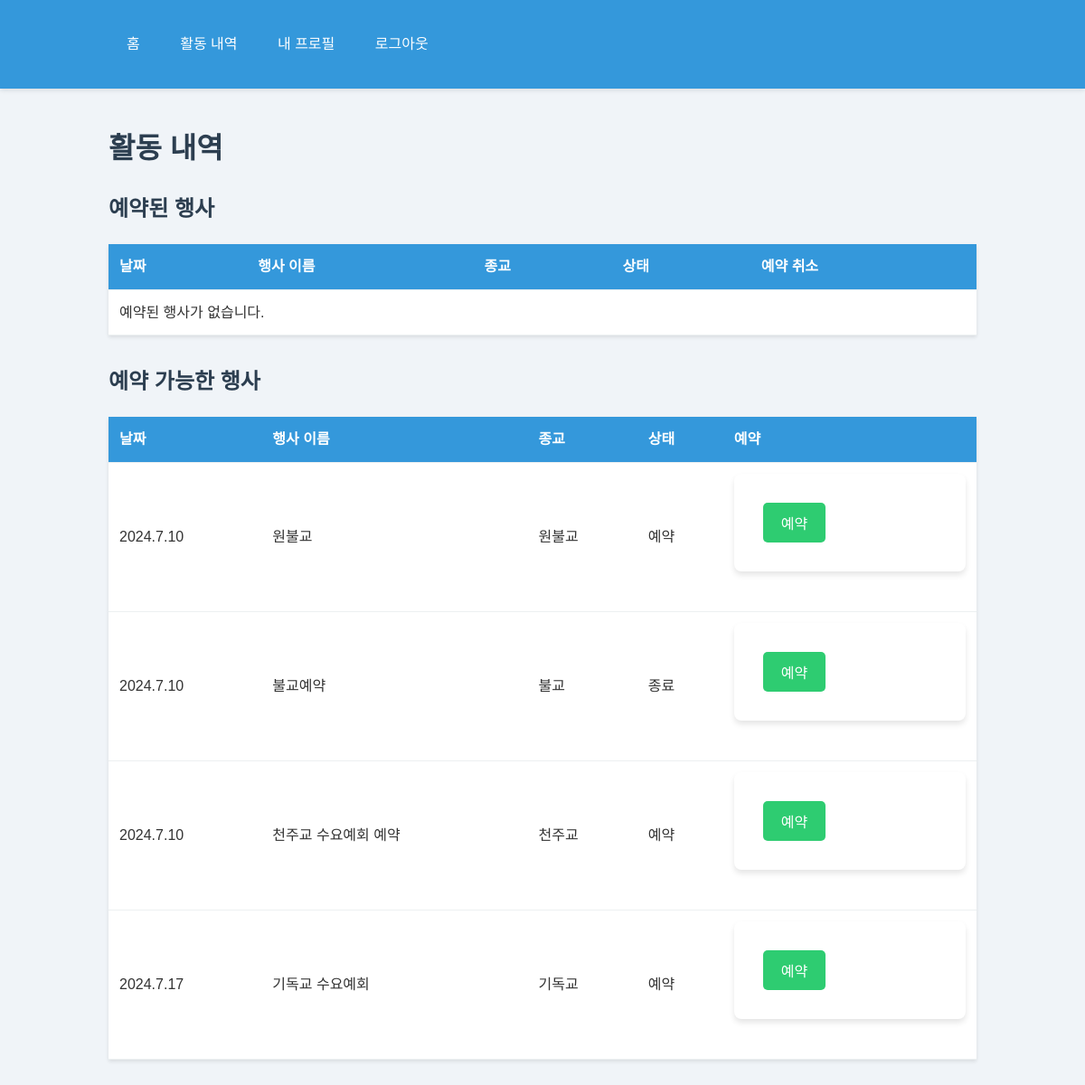
/student-activities/ (signed in), run on the app's committed database.
### main/models.py (models this page shows)
class ReligiousEvent(models.Model):
    RELIGION_CHOICES = [
        ('원불교', '원불교'),
        ('천주교', '천주교'),
        ('기독교', '기독교'),
        ('불교', '불교'),
    ]
    STATUS_CHOICES = [
        ('예약', '예약'),
        ('종료', '종료'),
        ('취소', '취소'),
    ]
    event_id = models.CharField(max_length=20, primary_key=True)
    date = models.CharField(max_length=10)
    religion = models.CharField(max_length=20, choices=RELIGION_CHOICES)
    status = models.CharField(max_length=10, choices=STATUS_CHOICES, default='예약')
    reserved_count = models.IntegerField(null=True, blank=True)
    attended_count = models.IntegerField(null=True, blank=True)
    note = models.CharField(max_length=200, blank=True)
    name = models.CharField(max_length=100, default='')

### main/views.py (the view)
# urls.py: path('student-activities/', views.student_activities, name='student_activities'),
@student_login_required
def student_activities(request):
    student = Student.objects.get(student_id=request.session['student_id'])
    events = ReligiousEvent.objects.all()
    reserved_events = ReligiousEvent.objects.filter(eventattendance__student=student, eventattendance__reservation='예약')
    return render(request, 'student_activities.html', {
        'events': events,
        'reserved_events': reserved_events
    })

### main/views.py (called while the page is built)
def student_login_required(view_func):
    @wraps(view_func)
    def wrapper(request, *args, **kwargs):
        if 'student_id' not in request.session:
            messages.error(request, '로그인이 필요합니다.')
            return redirect('student_login')
        return view_func(request, *args, **kwargs)
    return wrapper

### templates/student_activities.html (shortened to what this page needs)
{% extends 'base.html' %}
{% block content %}
    <h1>활동 내역</h1>
    <h2>예약된 행사</h2>
    <table>
        <thead>
            <tr>
                <th>날짜</th>
                <th>행사 이름</th>
                <th>종교</th>
                <th>상태</th>
                <th>예약 취소</th>
            </tr>
        </thead>
        <tbody>
            {% for event in reserved_events %}
                <tr>
                    <td>{{ event.date }}</td>
                    <td>{{ event.event_id }}</td>
                    <td>{{ event.get_religion_display }}</td>
                    <td>{{ event.get_status_display }}</td>
                    <td>
                        <form method="post" action="{% url 'student_reservation' %}">
                            {% csrf_token %}
                            <input type="hidden" name="event_id" value="{{ event.event_id }}">
                            <input type="hidden" name="action" value="cancel">
                            <button type="submit">예약 취소</button>
                        </form>
                    </td>
                </tr>
            {% empty %}
                <tr>
                    <td colspan="5">예약된 행사가 없습니다.</td>
                </tr>
            {% endfor %}
        </tbody>
    </table>
    <h2>예약 가능한 행사</h2>
    <table>
        <thead>
            <tr>
                <th>날짜</th>
                <th>행사 이름</th>
                <th>종교</th>
                <th>상태</th>
                <th>예약</th>
            </tr>
        </thead>
        <tbody>
            {% for event in events %}
                {% if event not in reserved_events %}
                    <tr>
                        <td>{{ event.date }}</td>
                        <td>{{ event.event_id }}</td>
                        <td>{{ event.get_religion_display }}</td>
                        <td>{{ event.get_status_display }}</td>
                        <td>
                            <form method="post" action="{% url 'student_reservation' %}">
                                <button type="submit">예약</button>
                            </form>
                        </td>
                    </tr>
                {% endif %}
            {% empty %}
                <tr>
                    <td colspan="5">예약 가능한 행사가 없습니다.</td>
                </tr>
            {% endfor %}
        </tbody>
    </table>
{% endblock %}

### static/css/style.css (style rules this page uses)
body { font-family: 'Noto Sans KR', sans-serif; line-height: 1.6; margin: 0; padding: 0; background-color: #f0f4f8; color: #333; }
h1, h2, h3 { color: #2c3e50; }
form { background: #ffffff; padding: 2rem; margin-bottom: 2rem; border-radius: 8px; box-shadow: 0 4px 6px rgba(0,0,0,0.1); }
button, .button { display: inline-block; padding: 10px 20px; border: none; border-radius: 5px; cursor: pointer; font-size: 16px; transition: background-color 0.3s, transform 0.1s; text-decoration: none; color: #ffffff; }
button[type="submit"] { background-color: #2ecc71; }
table { width: 100%; border-collapse: collapse; margin-bottom: 2rem; background-color: #ffffff; box-shadow: 0 2px 4px rgba(0,0,0,0.1); }
th, td { padding: 12px; text-align: left; border-bottom: 1px solid #ecf0f1; }
th { background-color: #3498db; color: #ffffff; }

### data on the page
ReligiousEvent: date "2024.7.10", event_id "원불교", religion "원불교", status "예약"
ReligiousEvent: date "2024.7.10", event_id "불교예약", religion "불교", status "종료"
ReligiousEvent: date "2024.7.10", event_id "천주교 수요예회 예약", religion "천주교", status "예약"
ReligiousEvent: date "2024.7.17", event_id "기독교 수요예회", religion "기독교", status "예약"
